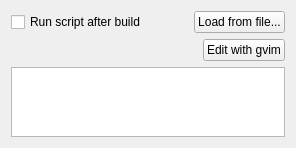
             <widget class="QWidget" name="page_3">
              <property name="geometry">
               <rect>
                <x>0</x>
                <y>0</y>
                <width>296</width>
                <height>137</height>
               </rect>
              </property>
              <attribute name="label">
               <string>PostBuild script</string>
              </attribute>
              <layout class="QVBoxLayout">
               <item>
                <layout class="QHBoxLayout">
                 <item>
                  <widget class="QCheckBox" name="runScriptCheckBox">
                   <property name="text">
                    <string>Run script after build</string>
                   </property>
                  </widget>
                 </item>
                 <item>
                  <spacer>
                   <property name="orientation">
                    <enum>Qt::Horizontal</enum>
                   </property>
                   <property name="sizeHint" stdset="0">
                    <size>
                     <width>40</width>
                     <height>20</height>
                    </size>
                   </property>
                  </spacer>
                 </item>
                 <item>
                  <widget class="QPushButton" name="loadScriptFromFileButton">
                   <property name="text">
                    <string>Load from file...</string>
                   </property>
                   <property name="icon">
                    <iconset>
                     <normaloff>../../../../usr/share/icons/crystalsvg/32x32/actions/fileopen.png</normaloff>../../../../usr/share/icons/crystalsvg/32x32/actions/fileopen.png</iconset>
                   </property>
                  </widget>
                 </item>
                </layout>
               </item>
               <item>
                <layout class="QHBoxLayout">
                 <item>
                  <spacer>
                   <property name="orientation">
                    <enum>Qt::Horizontal</enum>
                   </property>
                   <property name="sizeHint" stdset="0">
                    <size>
                     <width>211</width>
                     <height>20</height>
                    </size>
                   </property>
                  </spacer>
                 </item>
                 <item>
                  <widget class="QPushButton" name="editWithGvimButton">
                   <property name="text">
                    <string>Edit with gvim</string>
                   </property>
                   <property name="icon">
                    <iconset>
                     <normaloff>../../../../usr/share/icons/crystalsvg/32x32/apps/gvim.png</normaloff>../../../../usr/share/icons/crystalsvg/32x32/apps/gvim.png</iconset>
                   </property>
                  </widget>
                 </item>
                </layout>
               </item>
               <item>
                <widget class="QTextEdit" name="customScriptTextEdit"/>
               </item>
              </layout>
             </widget>
